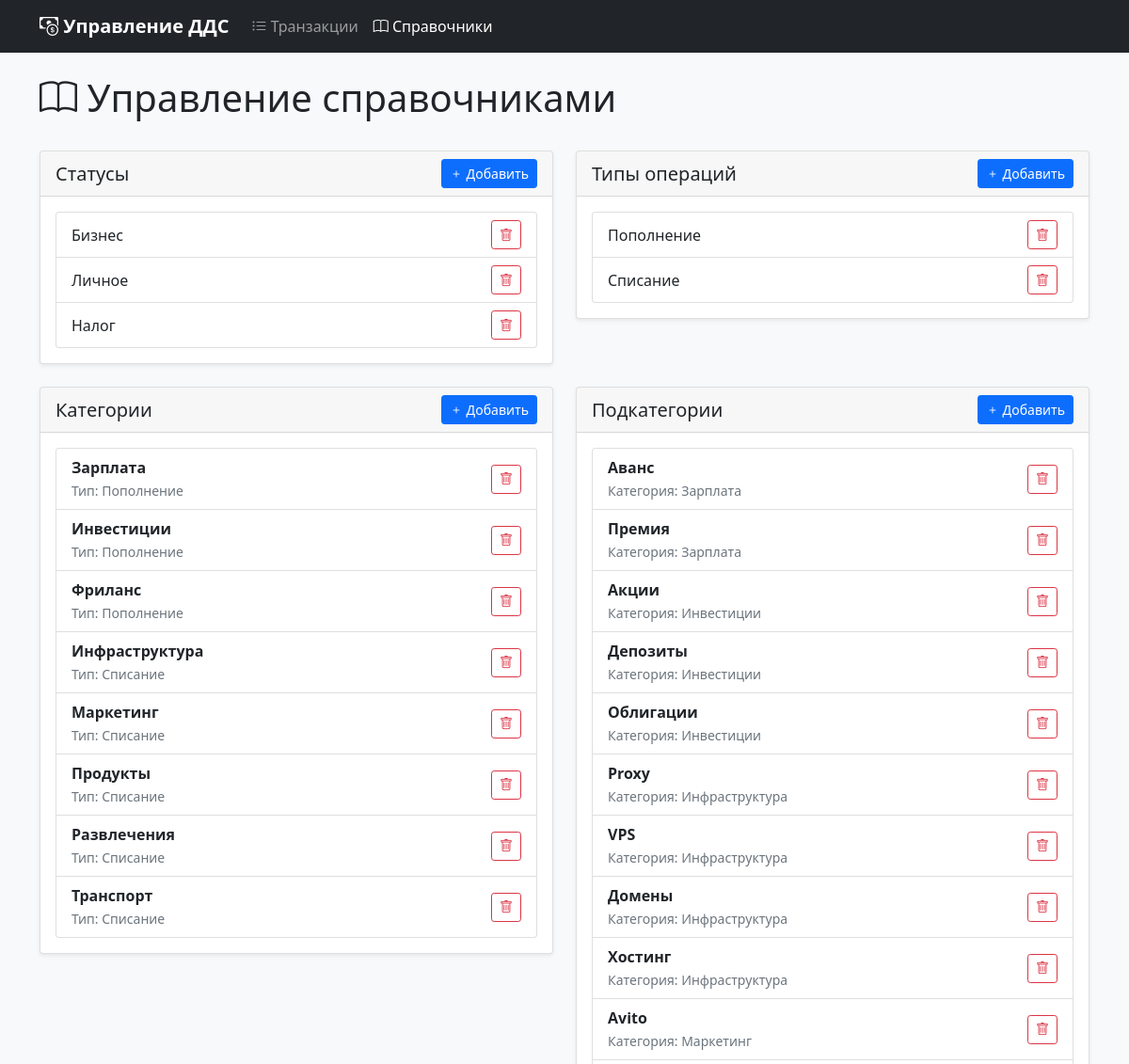
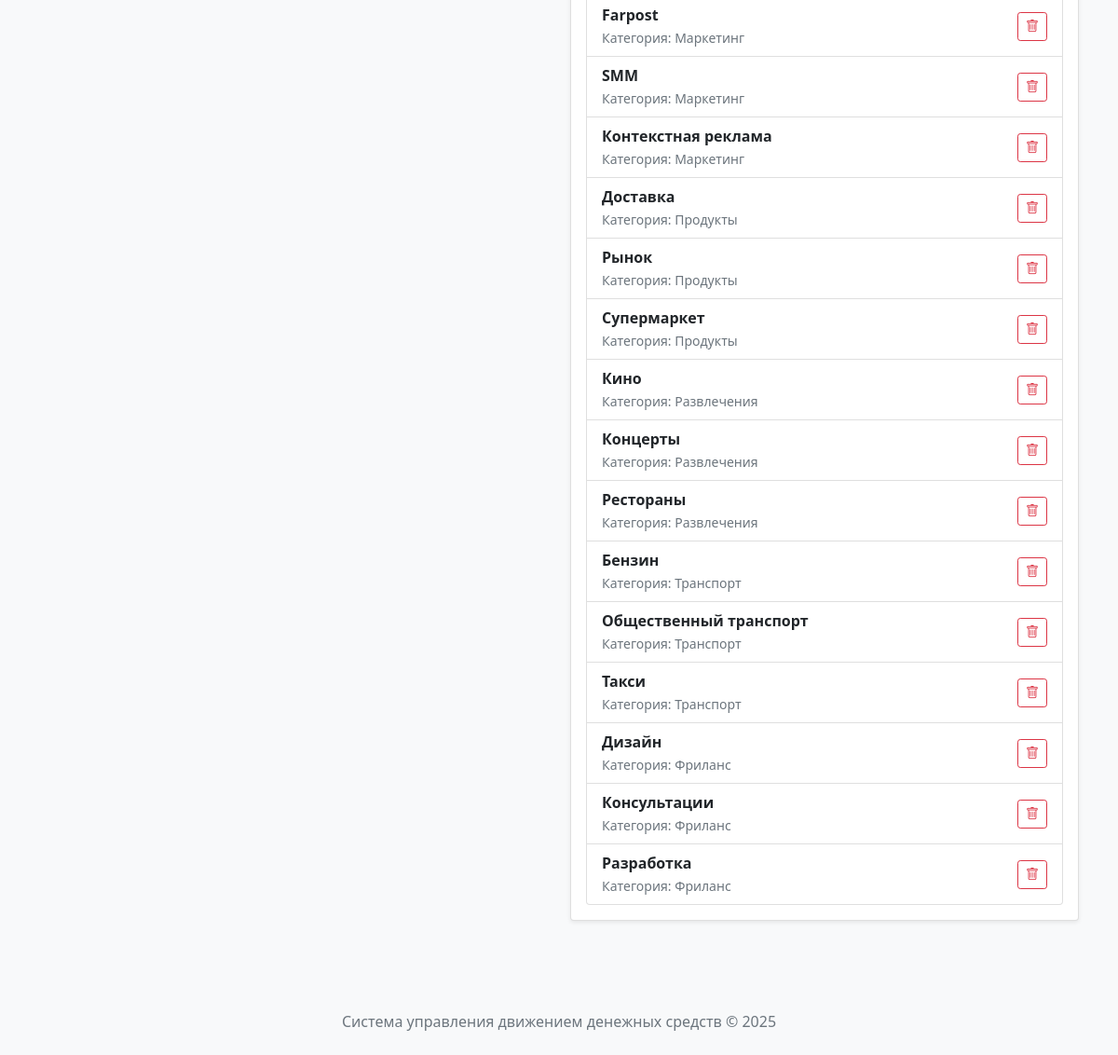
The page /dictionaries/ on the database its author committed (2 pictures, top to bottom).
### transactions/models.py (models this page shows, shortened)
class Status(models.Model):
    name = models.CharField(max_length=100, unique=True, verbose_name="Название")
    class Meta:
        verbose_name = "Статус"
        verbose_name_plural = "Статусы"
        ordering = ['name']

class Type(models.Model):
    name = models.CharField(max_length=100, unique=True, verbose_name="Название")
    class Meta:
        verbose_name = "Тип"
        verbose_name_plural = "Типы"
        ordering = ['name']
    def __str__(self):
        return self.name

class Category(models.Model):
    name = models.CharField(max_length=100, verbose_name="Название")
    type = models.ForeignKey(Type, on_delete=models.CASCADE, verbose_name="Тип")
    class Meta:
        verbose_name = "Категория"
        verbose_name_plural = "Категории"
        unique_together = ('name', 'type')
        ordering = ['type__name', 'name']
    def __str__(self):
        return f"{self.name}"

class Subcategory(models.Model):
    name = models.CharField(max_length=100, verbose_name="Название")
    category = models.ForeignKey(Category, on_delete=models.CASCADE, verbose_name="Категория")
    class Meta:
        verbose_name = "Подкатегория"
        verbose_name_plural = "Подкатегории"
        unique_together = ('name', 'category')
        ordering = ['category__name', 'name']

### transactions/views.py (the view, shortened to what this page needs)
# urls.py: path('dictionaries/', views.dictionary_management, name='dictionary_management'),
def dictionary_management(request):
    context = {
        'statuses': Status.objects.all().order_by('name'),
        'types': Type.objects.all().order_by('name'),
        'categories': Category.objects.all().select_related('type').order_by('type__name', 'name'),
        'subcategories': Subcategory.objects.all().select_related('category').order_by('category__name', 'name'),
        'status_form': StatusForm(),
        'type_form': TypeForm(),
        'category_form': CategoryForm(),
        'subcategory_form': SubcategoryForm(),
    }
    return render(request, 'transactions/dictionary_management.html', context)

### transactions/templates/transactions/dictionary_management.html (shortened to what this page needs)
{% extends 'transactions/base.html' %}
{% block content %}
<div class="d-flex justify-content-between align-items-center mb-4">
    <h1><i class="bi bi-book"></i> Управление справочниками</h1>
</div>
<div class="row">
    <div class="col-md-6 mb-4">
        <div class="card">
            <div class="card-header d-flex justify-content-between align-items-center">
                <h5 class="card-title mb-0">Статусы</h5>
                <button class="btn btn-sm btn-primary" data-bs-toggle="modal" data-bs-target="#addStatusModal">
                    <i class="bi bi-plus"></i> Добавить
                </button>
            </div>
            <div class="card-body">
                {% if statuses %}
                <div class="list-group">
                    {% for status in statuses %}
                    <div class="list-group-item d-flex justify-content-between align-items-center">
                        <span>{{ status.name }}</span>
                        <form method="post" action="{% url 'delete_dictionary_item' 'status' status.pk %}"
                              class="d-inline" onsubmit="return confirm('Удалить статус?')">
                            <button type="submit" class="btn btn-sm btn-outline-danger">
                                <i class="bi bi-trash"></i>
                            </button>
                        </form>
                    </div>
                    {% endfor %}
                </div>
                {% else %}
                <p class="text-muted">Нет статусов</p>
                {% endif %}
            </div>
        </div>
    </div>
    <div class="col-md-6 mb-4">
        <div class="card">
            <div class="card-header d-flex justify-content-between align-items-center">
                <h5 class="card-title mb-0">Типы операций</h5>
                <button class="btn btn-sm btn-primary" data-bs-toggle="modal" data-bs-target="#addTypeModal">
                    <i class="bi bi-plus"></i> Добавить
                </button>
            </div>
            <div class="card-body">
                {% if types %}
                <div class="list-group">
                    {% for type in types %}
                    <div class="list-group-item d-flex justify-content-between align-items-center">
                        <span>{{ type.name }}</span>
                        <form method="post" action="{% url 'delete_dictionary_item' 'type' type.pk %}"
                              class="d-inline" onsubmit="return confirm('Удалить тип?')">
                            <button type="submit" class="btn btn-sm btn-outline-danger">
                                <i class="bi bi-trash"></i>
                            </button>
                        </form>
                    </div>
                    {% endfor %}
                </div>
                {% else %}
                <p class="text-muted">Нет типов операций</p>
                {% endif %}
            </div>
        </div>
    </div>
    <div class="col-md-6 mb-4">
        <div class="card">
            <div class="card-header d-flex justify-content-between align-items-center">
                <h5 class="card-title mb-0">Категории</h5>
                <button class="btn btn-sm btn-primary" data-bs-toggle="modal" data-bs-target="#addCategoryModal">
                    <i class="bi bi-plus"></i> Добавить
                </button>
            </div>
            <div class="card-body">
                {% if categories %}
                <div class="list-group">
                    {% for category in categories %}
                    <div class="list-group-item d-flex justify-content-between align-items-center">
                        <div>
                            <strong>{{ category.name }}</strong>
                            <br>
                            <small class="text-muted">Тип: {{ category.type }}</small>
                        </div>
                        <form method="post" action="{% url 'delete_dictionary_item' 'category' category.pk %}"
                              class="d-inline" onsubmit="return confirm('Удалить категорию?')">
                            <button type="submit" class="btn btn-sm btn-outline-danger">
                                <i class="bi bi-trash"></i>
                            </button>
                        </form>
                    </div>
                    {% endfor %}
                </div>
                {% else %}
                <p class="text-muted">Нет категорий</p>
                {% endif %}
            </div>
        </div>
    </div>
    <div class="col-md-6 mb-4">
        <div class="card">
            <div class="card-header d-flex justify-content-between align-items-center">
                <h5 class="card-title mb-0">Подкатегории</h5>
                <button class="btn btn-sm btn-primary" data-bs-toggle="modal" data-bs-target="#addSubcategoryModal">
                    <i class="bi bi-plus"></i> Добавить
                </button>
            </div>
            <div class="card-body">
                {% if subcategories %}
                <div class="list-group">
                    {% for subcategory in subcategories %}
                    <div class="list-group-item d-flex justify-content-between align-items-center">
                        <div>
                            <strong>{{ subcategory.name }}</strong>
                            <br>
                            <small class="text-muted">Категория: {{ subcategory.category }}</small>
                        </div>
                        <form method="post" action="{% url 'delete_dictionary_item' 'subcategory' subcategory.pk %}"
                              class="d-inline" onsubmit="return confirm('Удалить подкатегорию?')">
                            <button type="submit" class="btn btn-sm btn-outline-danger">
                                <i class="bi bi-trash"></i>
                            </button>
                        </form>
                    </div>
                    {% endfor %}
                </div>
                {% else %}
                <p class="text-muted">Нет подкатегорий</p>
                {% endif %}
            </div>
        </div>
    </div>
</div>
{% endblock %}

### transactions/templates/transactions/base.html (shortened to what this page needs)
<!DOCTYPE html>
<html lang="ru">
<head>
    <link href="https://cdn.jsdelivr.net/npm/bootstrap@5.1.3/dist/css/bootstrap.min.css" rel="stylesheet">
    <link href="https://cdn.jsdelivr.net/npm/bootstrap-icons@1.7.2/font/bootstrap-icons.css" rel="stylesheet">
    <link href="/static/transactions/css/style.css" rel="stylesheet">
</head>
<body>
    <nav class="navbar navbar-expand-lg navbar-dark bg-dark mb-4">
        <div class="container">
            <a class="navbar-brand" href="{% url 'transaction_list' %}">
                <i class="bi bi-cash-coin"></i> Управление ДДС
            </a>
            <div class="collapse navbar-collapse" id="navbarNav">
                <ul class="navbar-nav me-auto">
                    <li class="nav-item">
                        <a class="nav-link {% if request.resolver_match.url_name == 'transaction_list' %}active{% endif %}"
                           href="{% url 'transaction_list' %}">
                            <i class="bi bi-list-ul"></i> Транзакции
                        </a>
                    </li>
                    <li class="nav-item">
                        <a class="nav-link {% if request.resolver_match.url_name == 'dictionary_management' %}active{% endif %}"
                           href="{% url 'dictionary_management' %}">
                            <i class="bi bi-book"></i> Справочники
                        </a>
                    </li>
                </ul>
            </div>
        </div>
    </nav>
    <div class="container">
        {% block content %}
        {% endblock %}
    </div>
    <footer class="bg-light text-center text-muted py-4 mt-5">
        <div class="container">
            <p class="mb-0">Система управления движением денежных средств &copy; {% now "Y" %}</p>
        </div>
    </footer>
</body>
</html>

### transactions/static/transactions/css/style.css (style rules this page uses)
body { background-color: #f8f9fa; }
.navbar-brand { font-weight: bold; }
.card { box-shadow: 0 0.125rem 0.25rem rgba(0, 0, 0, 0.075); border: 1px solid rgba(0, 0, 0, 0.125); }
.btn-group-sm > .btn, .btn-sm { padding: 0.25rem 0.5rem; font-size: 0.875rem; }

### rows shown on the page
Status: name "Бизнес"
Status: name "Личное"
Status: name "Налог"
Type: name "Пополнение"
Type: name "Списание"
Category: name "Зарплата", type "Пополнение"
Category: name "Инвестиции", type "Пополнение"
Category: name "Фриланс", type "Пополнение"
Category: name "Инфраструктура", type "Списание"
Category: name "Маркетинг", type "Списание"
Category: name "Продукты", type "Списание"
Category: name "Развлечения", type "Списание"
Category: name "Транспорт", type "Списание"
Subcategory: name "Аванс", category "Зарплата"
Subcategory: name "Премия", category "Зарплата"
Subcategory: name "Акции", category "Инвестиции"
Subcategory: name "Депозиты", category "Инвестиции"
Subcategory: name "Облигации", category "Инвестиции"
Subcategory: name "Proxy", category "Инфраструктура"
Subcategory: name "VPS", category "Инфраструктура"
Subcategory: name "Домены", category "Инфраструктура"
Subcategory: name "Хостинг", category "Инфраструктура"
Subcategory: name "Avito", category "Маркетинг"
Subcategory: name "Farpost", category "Маркетинг"
Subcategory: name "SMM", category "Маркетинг"
Subcategory: name "Контекстная реклама", category "Маркетинг"
Subcategory: name "Доставка", category "Продукты"
Subcategory: name "Рынок", category "Продукты"
Subcategory: name "Супермаркет", category "Продукты"
Subcategory: name "Кино", category "Развлечения"
Subcategory: name "Концерты", category "Развлечения"
Subcategory: name "Рестораны", category "Развлечения"
Subcategory: name "Бензин", category "Транспорт"
Subcategory: name "Общественный транспорт", category "Транспорт"
Subcategory: name "Такси", category "Транспорт"
Subcategory: name "Дизайн", category "Фриланс"
Subcategory: name "Консультации", category "Фриланс"
Subcategory: name "Разработка", category "Фриланс"
